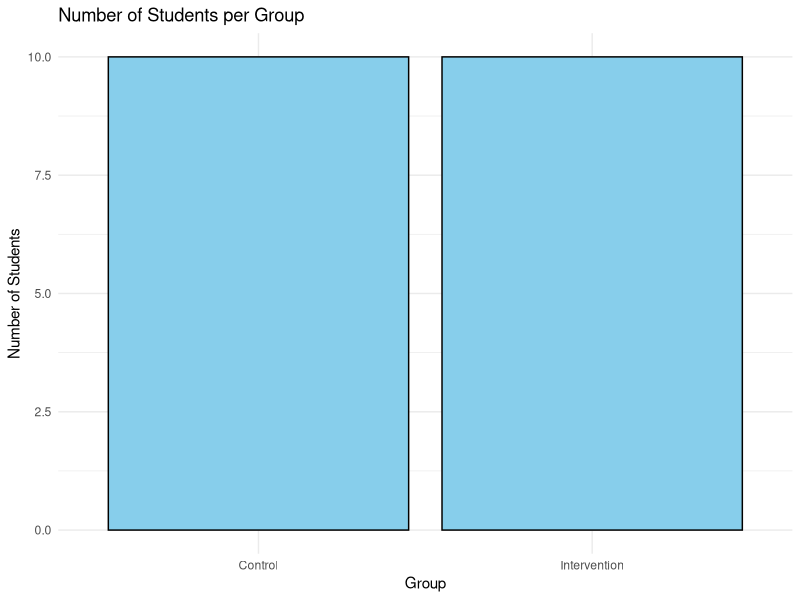
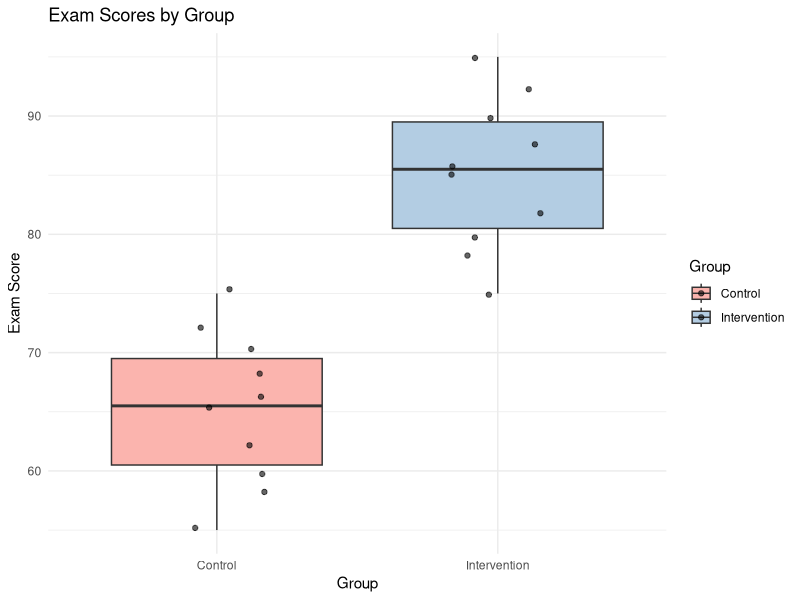
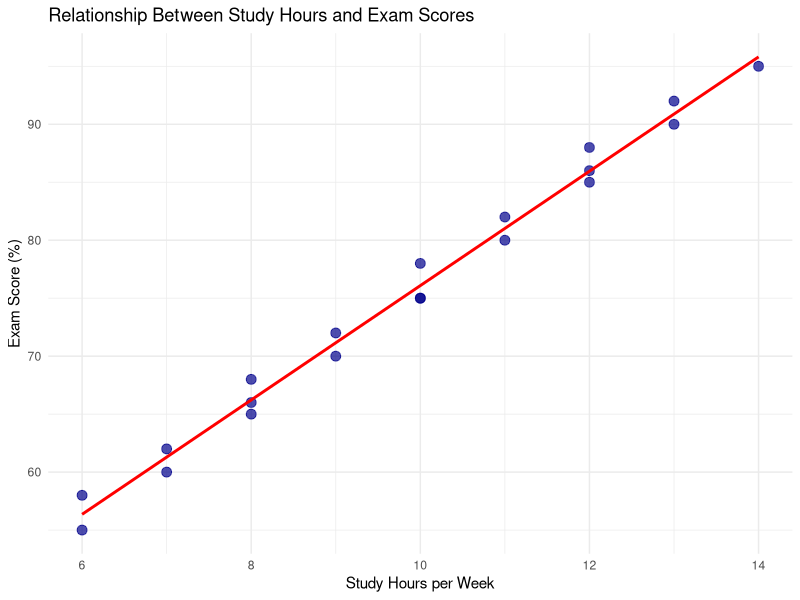
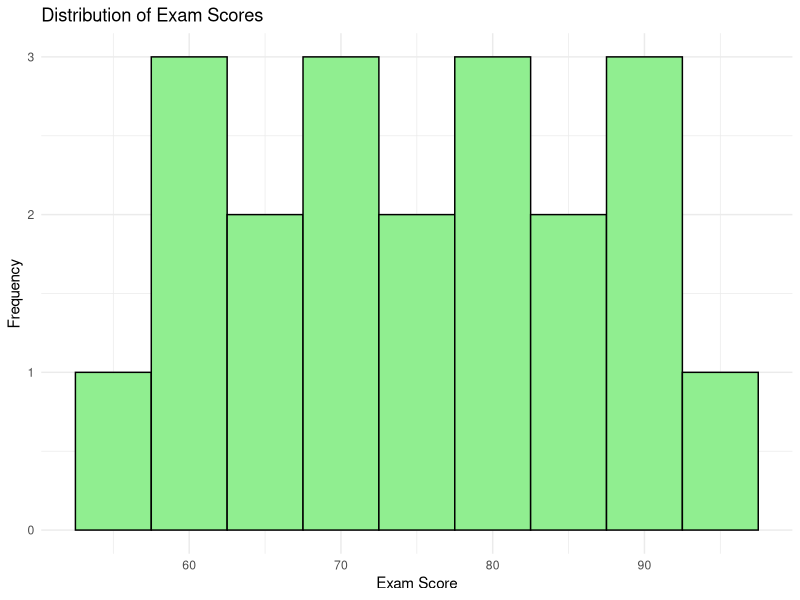

These figures' R source, in order:
# Statistical Analysis in R for EmPra SoSe 2025 S1

# --- Part 1: Setup and Introduction (15 minutes) ---
# Welcome to the R session! Today, we'll learn how to transform your raw data
# into meaningful insights using R, a powerful tool for statistical analysis.
# This session connects directly to your research cycle, helping you analyze
# the data you've collected based on your study proposals.

# 1.1 Setting up your RStudio Environment
# RStudio is an Integrated Development Environment (IDE) that makes working with R much easier.
# You'll see four main panes:
#   - Top-Left: Source Editor (where you write and save your R scripts like this one)
#   - Bottom-Left: Console (where R commands are executed and output is displayed)
#   - Top-Right: Environment/History (shows objects/variables you've created, command history)
#   - Bottom-Right: Files/Plots/Packages/Help (for navigating files, viewing plots, managing packages, and getting help)

# 1.2 Working Directory
# The working directory is the folder where R will look for your data files
# and save any output files. It's good practice to keep your data and R script
# in the same folder.
# You can check your current working directory:
getwd()

# To set your working directory (replace "path/to/your/folder" with your actual folder path):
# setwd("C:/Users/YourName/Documents/ResearchPracticum") # Example for Windows
# setwd("~/Documents/ResearchPracticum")                # Example for macOS/Linux (~) refers to your home directory

# A simpler way in RStudio: Session -> Set Working Directory -> Choose Directory...

# 1.3 Installing and Loading Packages
# Packages are collections of functions and data that extend R's capabilities.
# You only need to install a package once on your computer.
# We'll use 'tidyverse' for data manipulation and visualization, and 'psych' for descriptive stats.
# If you haven't installed them, uncomment and run the lines below:
# install.packages("tidyverse")
# install.packages("psych") # Useful for more detailed descriptive statistics

# After installation, you need to load a package into your current R session each time you start RStudio.
library(tidyverse) # Includes dplyr (data manipulation) and ggplot2 (plotting)
library(psych)     # For descriptive statistics

# --- Part 2: Data Import and Initial Exploration (30 minutes) ---
# Now, let's get your data into R!

# 2.1 Creating a Sample Dataset (for demonstration)
# We'll create a small, hypothetical dataset for this session.
# In a real scenario, you would be importing your own data.
# This dataset represents student information, including a group assignment,
# study hours, pre-test scores, and exam scores.
student_data <- data.frame(
  StudentID = 1:20,
  Group = rep(c("Control", "Intervention"), each = 10),
  StudyHours = c(
    8, 7, 9, 6, 8, 7, 10, 6, 9, 8, # Control group study hours
    12, 11, 13, 10, 12, 11, 14, 10, 13, 12 # Intervention group study hours
  ),
  ExamScore = c(
    65, 60, 70, 55, 68, 62, 75, 58, 72, 66, # Control group exam scores
    85, 80, 90, 78, 88, 82, 95, 75, 92, 86  # Intervention group exam scores
  ),
  PreTestScore = c(
    50, 45, 55, 48, 52, 47, 58, 46, 53, 51, # Control group pre-test scores
    52, 48, 57, 50, 54, 49, 60, 47, 55, 53  # Intervention group pre-test scores
  )
)

# 2.2 Importing Your Own Data (Crucial Step for Students!)
# Most of you will have your data in a CSV (Comma Separated Values) file.
# Make sure your CSV file is in your working directory.
# Replace "your_data_file.csv" with the actual name of your file.

# If your data is comma-separated:
# my_research_data <- read.csv("your_data_file.csv")

# If your data uses semicolons (;) as separators (common in some European software):
# my_research_data <- read.csv("your_data_file.csv", sep = ";")

# If your data has headers (column names) in the first row, which is usually the case:
# my_research_data <- read.csv("your_data_file.csv", header = TRUE)

# Using readr (part of tidyverse) is often more robust:
# my_research_data <- read_csv("your_data_file.csv") # Automatically detects separator

# For this session, we will continue using 'student_data' for demonstration.
# If you are using your own data, replace 'student_data' with the name of your loaded data frame.
# For example, if you loaded your data as `my_research_data`, use `my_research_data` in subsequent steps.
current_data <- student_data # For demonstration, we'll use the generated data.

# 2.3 Initial Data Exploration
# Before doing any analysis, it's essential to get a feel for your data.

# View the first few rows of your data:
head(current_data)

# View the entire dataset in a spreadsheet-like viewer:
View(current_data) # Note: 'V' is capitalized

# Get a summary of the structure of your data (data types, number of observations):
str(current_data)

# Check the dimensions (number of rows and columns):
dim(current_data)

# Get column names:
names(current_data)

# --- Part 3: Descriptive Statistics (20 minutes) ---
# Descriptive statistics summarize the main features of a dataset.

# 3.1 Summary of all variables (basic)
summary(current_data)

# 3.2 Specific Descriptive Statistics for Numeric Variables
# Let's look at 'ExamScore' and 'StudyHours'.
mean(current_data$ExamScore)
sd(current_data$ExamScore) # Standard Deviation
median(current_data$ExamScore)
min(current_data$ExamScore)
max(current_data$ExamScore)

# You can also get these for 'StudyHours':
mean(current_data$StudyHours)
sd(current_data$StudyHours)

# What if there are missing values (NA)?
# If you have NAs, functions like mean() will return NA. You need to tell R to remove them:
# mean(current_data$ExamScore, na.rm = TRUE) # na.rm = TRUE means "NA remove = TRUE"

# 3.3 Descriptive Statistics for Categorical Variables
# For 'Group', we can count the occurrences of each category:
table(current_data$Group)

# 3.4 Grouped Descriptive Statistics (using dplyr from tidyverse)
# Often, you want to compare descriptive statistics across different groups.
# For example, what's the average ExamScore for the Control vs. Intervention group?
current_data %>%
  group_by(Group) %>%
  summarise(
    MeanExamScore = mean(ExamScore, na.rm = TRUE),
    SDExamScore = sd(ExamScore, na.rm = TRUE),
    MeanStudyHours = mean(StudyHours, na.rm = TRUE),
    Count = n() # Number of observations in each group
  )

# --- Part 4: Inferential Statistics (30 minutes) ---
# Inferential statistics allow us to make inferences about a population based on a sample.
# We'll demonstrate two common tests: a t-test and a correlation.
# Choose the test that aligns with your research question!

# 4.1 Comparing Two Groups: Independent Samples t-test
# Research Question Example: "Does the intervention affect student exam scores?"
# Hypothesis: Students in the Intervention group will have significantly higher exam scores than the Control group.

# The t.test() function is used for t-tests.
# Formula: dependent_variable ~ independent_variable, data = your_data
t_test_result <- t.test(ExamScore ~ Group, data = current_data)

# View the results of the t-test:
t_test_result

# Interpretation of t-test output:
# - 't': The calculated t-statistic.
# - 'df': Degrees of freedom.
# - 'p-value': This is crucial!
#   - If p < 0.05 (a common threshold), we typically say there's a statistically significant difference.
#     This means it's unlikely we'd see such a difference by chance if there was no true difference.
#   - If p >= 0.05, we do not have enough evidence to claim a significant difference.
# - 'alternative hypothesis': States what the test is looking for (e.g., true difference in means is not equal to 0).
# - '95 percent confidence interval': A range where the true difference between the means is likely to fall.
# - 'sample estimates': The mean for each group.

# 4.2 Relationship Between Two Continuous Variables: Pearson Correlation
# Research Question Example: "Is there a relationship between study hours and exam scores?"
# Hypothesis: More study hours will be positively correlated with higher exam scores.

# The cor.test() function is used for correlation tests.
correlation_result <- cor.test(current_data$StudyHours, current_data$ExamScore, method = "pearson")

# View the results of the correlation test:
correlation_result

# Interpretation of correlation output:
# - 't': The t-statistic for the correlation.
# - 'df': Degrees of freedom.
# - 'p-value': Again, crucial for significance.
#   - If p < 0.05, there's a statistically significant linear relationship.
# - 'alternative hypothesis': States what the test is looking for (e.g., true correlation is not equal to 0).
# - '95 percent confidence interval': A range where the true correlation coefficient is likely to fall.
# - 'sample estimates: cor': This is the Pearson correlation coefficient (r).
#   - 'r' ranges from -1 to +1.
#   - +1: Perfect positive linear relationship.
#   - -1: Perfect negative linear relationship.
#   - 0: No linear relationship.
#   - The closer to +1 or -1, the stronger the relationship.

# --- Part 5: Data Visualization (15 minutes) ---
# Visualizing your data helps you and others understand patterns and results more easily.
# We'll use 'ggplot2' (part of tidyverse) which is very powerful for creating elegant plots.

# 5.1 Bar Plot for Categorical Data (e.g., counts per group)
# While 'table()' gives counts, a bar plot visualizes it.
ggplot(current_data, aes(x = Group)) +
  geom_bar(fill = "skyblue", color = "black") +
  labs(title = "Number of Students per Group",
       x = "Group",
       y = "Number of Students") +
  theme_minimal()

# 5.2 Box Plot for Comparing Numeric Variable Across Groups
# Excellent for visualizing the distribution and central tendency of a numeric variable
# across different categories (e.g., ExamScore by Group).
ggplot(current_data, aes(x = Group, y = ExamScore, fill = Group)) +
  geom_boxplot() +
  geom_point(position = position_jitter(width = 0.2), alpha = 0.6) + # Add individual data points
  labs(title = "Exam Scores by Group",
       x = "Group",
       y = "Exam Score") +
  theme_minimal() +
  scale_fill_brewer(palette = "Pastel1") # Use a nice color palette

# 5.3 Scatter Plot for Relationship Between Two Numeric Variables
# Ideal for visualizing correlations (e.g., StudyHours vs. ExamScore).
ggplot(current_data, aes(x = StudyHours, y = ExamScore)) +
  geom_point(color = "darkblue", size = 3, alpha = 0.7) + # Add points
  geom_smooth(method = "lm", se = FALSE, color = "red") + # Add a linear regression line
  labs(title = "Relationship Between Study Hours and Exam Scores",
       x = "Study Hours per Week",
       y = "Exam Score (%)") +
  theme_minimal()

# 5.4 Histogram for Distribution of a Single Numeric Variable
# Shows the frequency distribution of a single continuous variable.
ggplot(current_data, aes(x = ExamScore)) +
  geom_histogram(binwidth = 5, fill = "lightgreen", color = "black") +
  labs(title = "Distribution of Exam Scores",
       x = "Exam Score",
       y = "Frequency") +
  theme_minimal()

# --- Part 6: Conclusion and Next Steps (10 minutes) ---

# 6.1 Linking Back to Your Research Cycle
# - What do your descriptive statistics tell you about your sample?
# - What do the inferential test results (p-values, effect sizes) tell you about your hypotheses?
#   - Did you find evidence to support your hypothesis?
#   - If not, what might that mean? (It doesn't mean your study failed, but rather that the effect wasn't detected or isn't there).
# - How do your visualizations help communicate your findings?
# - This analysis forms the "Results" section of your research project.

# 6.2 Reproducibility and Saving Your Work
# - **Save this R script!** (File -> Save As...). This script is your "recipe" for your analysis.
#   Anyone can re-run your analysis exactly as you did by running this script.
# - To save plots:
#   - In RStudio, you can use the 'Export' button in the Plots pane.
#   - Or, use code (e.g., ggsave for ggplot2 plots):
#     ggsave("exam_scores_by_group_boxplot.png", plot = last_plot(), width = 7, height = 5, dpi = 300)
#     (This saves the last plot you generated with ggplot2)

# 6.3 Further Learning and Resources
# - RStudio Cheat Sheets (Google "RStudio cheat sheets" - they are excellent visual summaries!)
# - Online tutorials (e.g., RStudio Education, DataCamp, YouTube channels like "R Programming for Beginners")
# - Stack Overflow (for specific error messages or "how-to" questions)
# - Your course instructors for specific guidance on your projects.

# Congratulations! You've completed a basic statistical analysis workflow in R.
# Keep practicing, and don't be afraid to experiment and make mistakes – that's how you learn!
